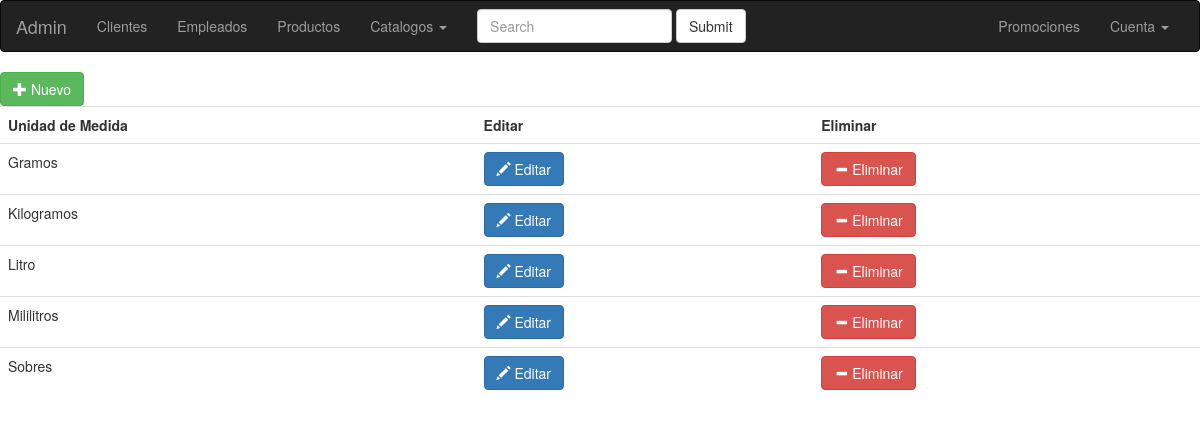
Page /admin/unidad_medida/index.php on the committed database.
### tables this page shows
create table unidad_medida(
	id_unidad_medida int auto_increment,
	unidad_medida varchar (100) not null,
    primary key (id_unidad_medida)
);

### admin/abarrotera.class.php (called while the page is built, shortened)
<?php
	if(!class_exists('Abarrotera')){
		class Abarrotera{
			function __construct(){
				include ('../../config.php');
				$this->conexion=$conexion;
			}
			function consultar($sql,$parametros=null){
				$statement=$this->conexion->prepare($sql);
				$statement->execute();
				$datos=$statement->fetchAll();
				return $datos;
			}
		}
	}
	$abarrotera= new Abarrotera;
?>

### admin/unidad_medida/index.php (the view)
<?php
	include_once('../abarrotera.class.php');
	include('../header.php');
	$datos=$abarrotera->consultar("select * from unidad_medida order by unidad_medida");
	echo '<a class="btn btn-success" href="nuevo.php" role="button"><span class="glyphicon glyphicon-plus" aria-hidden="true"></span> Nuevo</a>';
	echo '<table class="table table-hover">';
	echo '<tr>';
	echo '<th>Unidad de Medida</th>';
	echo '<th>Editar</th>';
	echo '<th>Eliminar</th>';
	echo '</tr>';
	foreach ($datos as $key => $value) {
		echo '<tr>';
			echo '<td>'.$value['unidad_medida'].'</td>';
			echo '<td><a class="btn btn-primary" href="editar.php?id_unidad_medida='.$value['id_unidad_medida'].'" role="button"><span class="glyphicon glyphicon-pencil" aria-hidden="true"></span> Editar</a></td>';
			echo '<td><a class="btn btn-danger" href="eliminar.php?id_unidad_medida='.$value['id_unidad_medida'].'" role="button"><span class="glyphicon glyphicon-minus" aria-hidden="true"></span> Eliminar</a></td>';
		echo '</tr>';
	}
	echo '</table>';
	include('../footer.php');
?>

### rows in the picture
unidad_medida: unidad_medida "Gramos"
unidad_medida: unidad_medida "Kilogramos"
unidad_medida: unidad_medida "Litro"
unidad_medida: unidad_medida "Mililitros"
unidad_medida: unidad_medida "Sobres"
